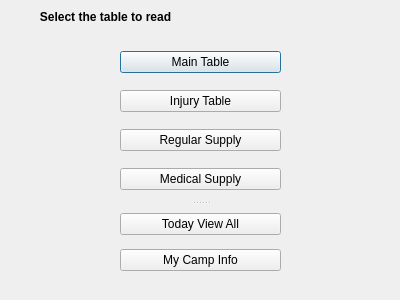
<?xml version="1.0" encoding="UTF-8"?>
<ui version="4.0">
 <class>Dialog</class>
 <widget class="QDialog" name="Dialog">
  <property name="geometry">
   <rect>
    <x>0</x>
    <y>0</y>
    <width>400</width>
    <height>300</height>
   </rect>
  </property>
  <property name="windowTitle">
   <string>Dialog</string>
  </property>
  <widget class="QSplitter" name="splitter">
   <property name="geometry">
    <rect>
     <x>120</x>
     <y>40</y>
     <width>161</width>
     <height>241</height>
    </rect>
   </property>
   <property name="orientation">
    <enum>Qt::Vertical</enum>
   </property>
   <widget class="QWidget" name="layoutWidget">
    <layout class="QVBoxLayout" name="verticalLayout">
     <item>
      <widget class="QPushButton" name="pushButton">
       <property name="text">
        <string>Main Table</string>
       </property>
       <property name="autoDefault">
        <bool>true</bool>
       </property>
      </widget>
     </item>
     <item>
      <widget class="QPushButton" name="pushButton_2">
       <property name="text">
        <string>Injury Table</string>
       </property>
       <property name="autoDefault">
        <bool>true</bool>
       </property>
      </widget>
     </item>
     <item>
      <widget class="QPushButton" name="pushButton_3">
       <property name="text">
        <string>Regular Supply</string>
       </property>
       <property name="autoDefault">
        <bool>true</bool>
       </property>
      </widget>
     </item>
     <item>
      <widget class="QPushButton" name="pushButton_4">
       <property name="text">
        <string>Medical Supply</string>
       </property>
       <property name="autoDefault">
        <bool>true</bool>
       </property>
      </widget>
     </item>
    </layout>
   </widget>
   <widget class="QWidget" name="layoutWidget_2">
    <layout class="QVBoxLayout" name="verticalLayout_2">
     <item>
      <widget class="QPushButton" name="pushButton_6">
       <property name="text">
        <string>Today View All</string>
       </property>
       <property name="autoDefault">
        <bool>true</bool>
       </property>
      </widget>
     </item>
     <item>
      <widget class="QPushButton" name="pushButton_5">
       <property name="text">
        <string>My Camp Info</string>
       </property>
       <property name="autoDefault">
        <bool>true</bool>
       </property>
      </widget>
     </item>
    </layout>
   </widget>
  </widget>
  <widget class="QLabel" name="label">
   <property name="geometry">
    <rect>
     <x>20</x>
     <y>9</y>
     <width>171</width>
     <height>16</height>
    </rect>
   </property>
   <property name="text">
    <string>&lt;html&gt;&lt;head/&gt;&lt;body&gt;&lt;p align=&quot;center&quot;&gt;&lt;span style=&quot; font-weight:600;&quot;&gt;Select the table to read&lt;/span&gt;&lt;/p&gt;&lt;/body&gt;&lt;/html&gt;</string>
   </property>
  </widget>
 </widget>
 <resources/>
 <connections/>
</ui>
